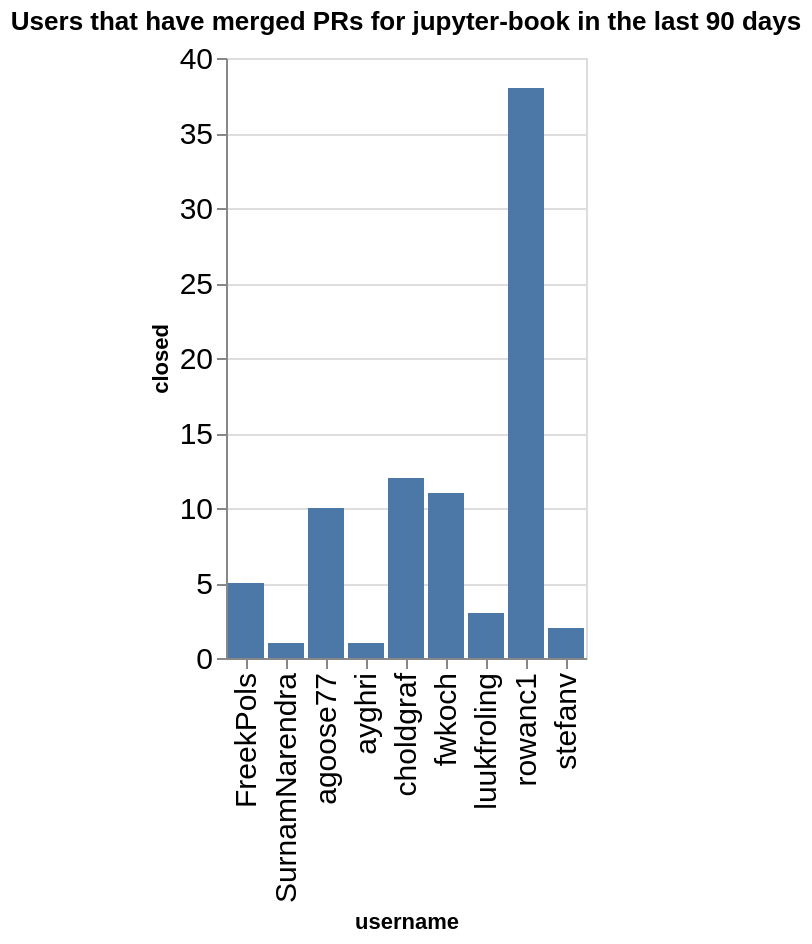

The code cell stored with this chart in its notebook:
### Code cell
charts = []
title = f"Users that have merged PRs for {github_org} in the last {n_days} days"
ch = alt.Chart(data=closed_by_repo.replace(np.nan, 0), title=title).mark_bar().encode(
    x='username',
    y='closed',
)
ch

### Figure 1 — Vega-Lite specification as saved in the notebook (floating-point values rounded to 4 significant figures)
{"config": {"axisLeft": {"labelFontSize": 15}, "axisBottom": {"labelFontSize": 15}}, "data": {"name": "data-6d99302c709077bd8f62c7af4d914c4e"}, "mark": {"type": "bar"}, "encoding": {"x": {"field": "username", "type": "nominal"}, "y": {"field": "closed", "type": "quantitative"}}, "title": "Users that have merged PRs for jupyter-book in the last 90 days", "$schema": "https://vega.github.io/schema/vega-lite/v5.20.1.json", "datasets": {"data-6d99302c709077bd8f62c7af4d914c4e": [{"name": "blog", "username": "choldgraf", "closed": 1}, {"name": "blog", "username": "rowanc1", "closed": 1}, {"name": "jupyter-book", "username": "SurnamNarendra", "closed": 1}, {"name": "jupyter-book", "username": "agoose77", "closed": 3}, {"name": "jupyter-book", "username": "choldgraf", "closed": 7}, {"name": "jupyter-book", "username": "rowanc1", "closed": 1}, {"name": "jupyterlab-myst", "username": "agoose77", "closed": 2}, {"name": "myst-plugins", "username": "FreekPols", "closed": 4}, {"name": "myst-plugins", "username": "luukfroling", "closed": 3}, {"name": "myst-theme", "username": "agoose77", "closed": 2}, {"name": "myst-theme", "username": "ayghri", "closed": 1}, {"name": "myst-theme", "username": "rowanc1", "closed": 3}, {"name": "myst-theme", "username": "stefanv", "closed": 1}, {"name": "mystmd", "username": "FreekPols", "closed": 1}, {"name": "mystmd", "username": "agoose77", "closed": 3}, {"name": "mystmd", "username": "choldgraf", "closed": 2}, {"name": "mystmd", "username": "fwkoch", "closed": 11}, {"name": "mystmd", "username": "rowanc1", "closed": 33}, {"name": "mystmd", "username": "stefanv", "closed": 1}, {"name": "team-compass", "username": "choldgraf", "closed": 2}]}}
